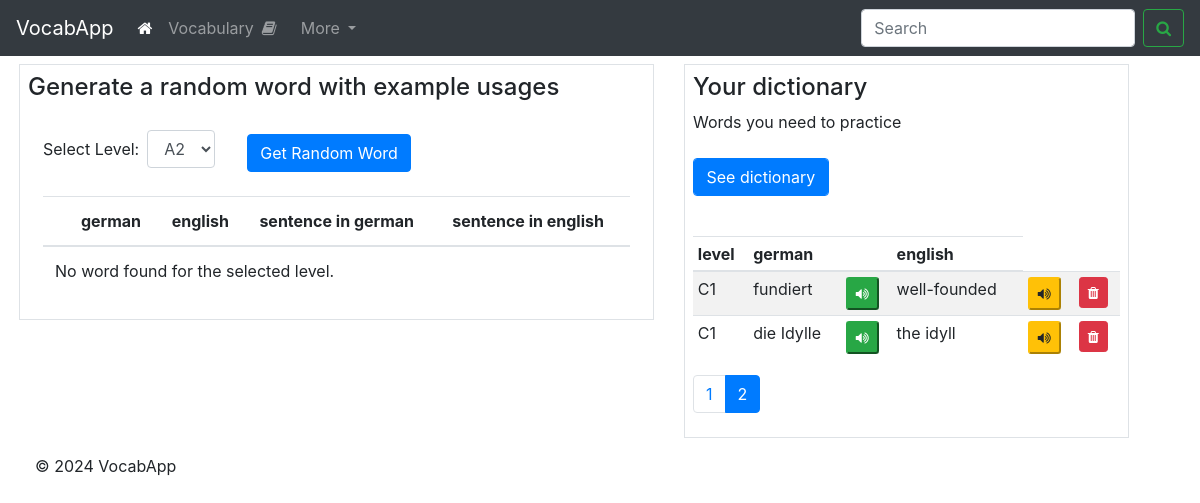
The page /search?page=2 on the database its author committed.
### app.py (models this page shows)
class LanguageData(db.Model):
    __tablename__ = 'language_data'
    id = db.Column(db.Integer, primary_key=True, index=True)
    level = db.Column(db.String, index=True)
    german_word = db.Column(db.String, unique=True, index=True)
    english_word = db.Column(db.String)
    german_example = db.Column(db.String)
    english_example = db.Column(db.String)
    in_dictionary = db.Column(db.Boolean)

### app.py (the view)
@app.route('/search', methods=['GET', 'POST'])
def search():
    if request.method == 'POST':
        page = request.args.get('page', 1, type=int)
        per_page = 5
        paginated_results = LanguageData.query.filter(
                LanguageData.in_dictionary==1
        ).paginate(page=page, per_page=per_page)
        return render_template('index.html', results=paginated_results)
    elif request.method == 'GET':
        print('     --- This is GET ---')
        page = request.args.get('page', 1, type=int)
        per_page = 5
        paginated_results = LanguageData.query.filter(
            LanguageData.in_dictionary == 1
        ).paginate(page=page, per_page=per_page)
        return render_template('index.html', results=paginated_results)
    return redirect(url_for('index'))

### templates/index.html (shortened to what this page needs)
<!DOCTYPE html>
<html lang="en">
<head>
    <link rel="stylesheet" href="https://stackpath.bootstrapcdn.com/bootstrap/4.3.1/css/bootstrap.min.css">
    <link rel="stylesheet" href="https://cdnjs.cloudflare.com/ajax/libs/font-awesome/4.7.0/css/font-awesome.min.css">
</head>
<body>
    <nav class="navbar navbar-expand-lg navbar-dark bg-dark sticky-top">
        <a class="navbar-brand" href="{{ url_for('index') }}">VocabApp</a>
        <div class="collapse navbar-collapse" id="navbarSupportedContent">
          <ul class="navbar-nav mr-auto">
            <li class="nav-item active">
              <a class="nav-link" href="{{ url_for('index') }}"><i class="fa fa-home"></i> <span class="sr-only">(current)</span></a>
            </li>
            <li class="nav-item">
              <a class="nav-link" href="{{url_for('exercise_flip')}}"> Vocabulary<i class="fa fa-book mx-2"></i></a>
            </li>
            <li class="nav-item dropdown">
              <a class="nav-link dropdown-toggle" href="#" id="navbarDropdown" role="button" data-toggle="dropdown" aria-haspopup="true" aria-expanded="false">
                More
              </a>
            </li>
          </ul>
          <form class="form-inline my-2 my-lg-0">
            <input class="form-control mr-sm-2" type="search" placeholder="Search" aria-label="Search">
            <button class="btn btn-outline-success my-2 my-sm-0" type="submit"><i class="fa fa-search" aria-hidden="true"></i></button>
          </form>
        </div>
      </nav>
        <div class="container mt-2 ml-1">
            <div class="row">
                <div class="col-md-7">
                    <div class="border p-2">
                        <h4>Generate a random word with example usages</h4>
                        <div class="container-fluid mt-4 table-responsive">
                                <form method="POST" action="{{ url_for('get_random_word') }}" class="form-inline">
                                <div class="form-group mr-2">
                                    <label for="levelSelect">Select Level:</label>
                                    <select class="form-control ml-2" id="levelSelect" name="vocab_level">
                                        <option value="A2">A2</option>
                                    </select>
                                </div>
                                        <button type="submit" id="randomWordBtn" class="btn btn-primary mt-2 ml-4">Get Random Word</button>
                                </form>
                                <table class="table table-md mt-4 text-sm">
                                    <thead>
                                        <tr>
                                            <th class="text-sm"></th>
                                            <th class="text-sm">german</th>
                                            <th class="text-sm">english</th>
                                            <th class="text-sm">sentence in german</th>
                                            <th class="text-sm">sentence in english</th>
                                        </tr>
                                    </thead>
                                    <tbody>
                                        {% if random_word %}
                                            <tr>
                                                <td>
                                                    <form method="post" action="{{ url_for('add2dict', row_id=random_word.id) }}" onsubmit="">
                                                        <button type="submit" class="btn btn-primary btn-sm" data-toggle="tooltip" data-placement="top" title="Add to dictionary" >
                                                            <i class="fa fa-plus"></i>
                                                        </button>
                                                    </form>
                                                </td>
                                                <td class="mb-2">
                                                    <button type="button" class="pronounce-btn btn-success btn-sm" data-word="{{ random_word.german_word }}" data-language="german">
                                                        <i class="fa fa-volume-up"></i>
                                                    </button>
                                                    <div class="mt-2">{{ random_word.german_word }}</div>
                                                </td>
                                                    <!-- <td>
                                                    </td> -->
                                                <td>
                                                    <button type="button" class="pronounce-btn btn-warning btn-sm" data-word="{{ random_word.english_word }}" data-language="english">
                                                        <i class="fa fa-volume-up"></i>
                                                    </button>
                                                    <div class="mt-2">{{ random_word.english_word }}</div>
                                                </td>
                                                <td>
                                                    <button type="button" class="pronounce-btn btn-success btn-sm" data-word="{{ random_word.german_example }}" data-language="german">
                                                        <i class="fa fa-volume-up"></i>
                                                    </button>
                                                    <div class="mt-2">{{ random_word.german_example }}</div>
                                                </td>
                                                <td>
                                                    <button type="button" class="pronounce-btn btn-warning btn-sm" data-word="{{ random_word.english_example }}" data-language="english">
                                                        <i class="fa fa-volume-up"></i>
                                                    </button>
                                                    <div class="mt-2">{{ random_word.english_example }}</div>
                                                </td>
                                            </tr>
                                        {% else %}
                                            <tr>
                                                <td colspan="5">No word found for the selected level.</td>
                                            </tr>
                                        {% endif %}
                                    </tbody>
                                </table>
                        </div>
                    </div>
                </div>
                <div class="col-md-5">
                    <div class="border p-2">
                        <h4>Your dictionary</h4>
                        <p>Words you need to practice</p>
                        <div class="search mt-4 table-responsive">
                                <form method="POST" id="searchForm" action="{{ url_for('search') }}" onsubmit="">
                                    <div class="form-row">
                                        <div class="form-group col-md-4">
                                            <button type="submit" class="btn btn-primary form-control">See dictionary</button>
                                        </div>
                                    </div>
                                </form>
                                <table class="table table-striped table-sm fs-6 mt-4" id="resultsTable">
                                    <thead>
                                        <tr>
                                            <th>level</th>
                                            <th>german</th>
                                            <th></th>
                                            <th>english</th>
                                        </tr>
                                    </thead>
                                    <tbody>
                                    {% if results %}
                                        {% for row in results.items %}
                                        <tr>
                                            <td>{{ row['level'] }}</td>
                                            <td>{{ row['german_word'] }}</td>
                                            <td>
                                                <button type="button" class="pronounce-btn btn-success btn-sm" data-word="{{ row['german_word'] }}" data-language="german">
                                                    <i class="fa fa-volume-up"></i>
                                                </button>
                                            </td>
                                            <td>{{ row['english_word'] }}</td>
                                            <td>
                                                <button type="button" class="pronounce-btn btn-warning btn-sm" data-word="{{ row['english_word'] }}">
                                                    <i class="fa fa-volume-up"></i>
                                                </button>
                                            </td>
                                            <td>
                                                    <button type="submit" class="btn btn-danger btn-sm  delete-btn" data-toggle="modal" data-target="#confirmDeleteModal" data-rowid="{{ row['id'] }}">
                                                        <i class="fa fa-trash"></i>
                                                    </button>
                                            </td>
                                        </tr>
                                    {% endfor %}
                                    {% else %}
                                        <tr>
                                            <td colspan="6">No results found.</td>
                                        </tr>
                                {% endif %}
                                    </tbody>
                                </table>
                            <nav aria-label="Page navigation">
                            {% if results and results.iter_pages %}
                                <ul class="pagination">
                                    {% for page_num in results.iter_pages() %}
                                        {% if page_num %}
                                            <li class="page-item{% if page_num == results.page %} active{% endif %}">
                                                <a class="page-link" href="{{ url_for('search', page=page_num) }}">{{ page_num }}</a>
                                            </li>
                                        {% else %}
                                            <li class="page-item disabled"><span class="page-link">...</span></li>
                                        {% endif %}
                                    {% endfor %}
                                </ul>
                            {% endif %}
                            </nav>
                        </div>
                    </div>
                </div>
            </div>
                <footer class="mb-0 p-3">
                    <p>© 2024 VocabApp</p>
                </footer>
        </div>
</body>
</html>

### rows shown on the page
LanguageData: level "C1", german_word "fundiert", english_word "well-founded"
LanguageData: level "C1", german_word "die Idylle", english_word "the idyll"

### other values the page prints
{{ page_num }} "1" "2"
